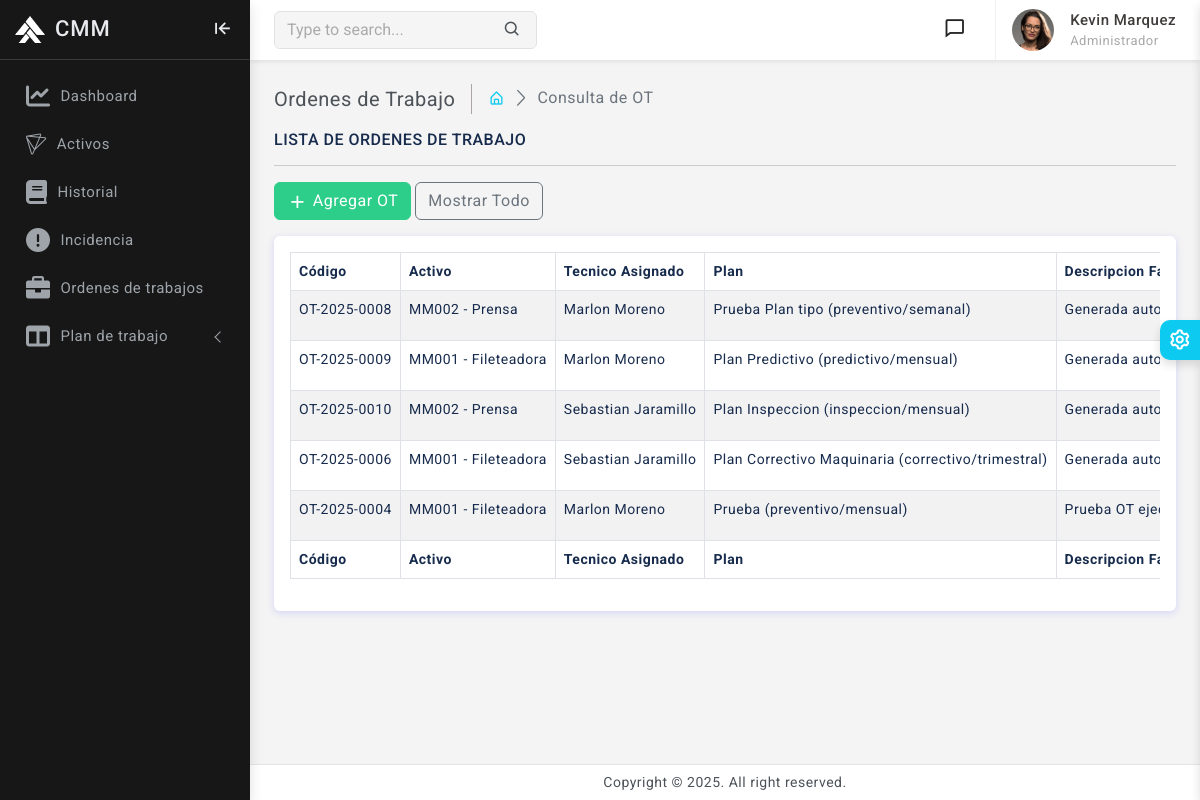
The app's page /ordenes/ (signed in) with its own data.
### usuarios/models.py (models this page shows, shortened)
class PerfilUsuario(models.Model):
    usuario     = models.OneToOneField(Usuario, on_delete=models.CASCADE)
    nombre      = models.CharField(max_length=50)
    apellido    = models.CharField(max_length=50)
    documento   = models.IntegerField(unique=True)
    telefono    = models.IntegerField(unique=True)
    cargo       = models.ForeignKey(Cargo, on_delete=models.CASCADE, related_name="Cargo")
    def full_name(self):
        return f'{self.nombre} {self.apellido}'

class Cargo(models.Model):
    CARGO_CHOICES = [
        ('Administrador', 'Administrador'),
        ('Supervisor', 'Supervisor'),
        ('Tecnico', 'Tecnico'),
        ('Operario', 'Operario'),
    ]
    cargo  = models.CharField(max_length=50, choices=CARGO_CHOICES, default='Operario')
    def __str__(self):
        return self.cargo

class Usuario(AbstractBaseUser, PermissionsMixin):
    username                = models.CharField(max_length=50, unique=True)
    email                   = models.EmailField(max_length=100, unique=True)
    date_joined             = models.DateTimeField(auto_now_add=True)
    last_login              = models.DateTimeField(auto_now_add=True)
    is_staff                = models.BooleanField(default=False)
    is_active               = models.BooleanField(default=False)
    is_superuser            = models.BooleanField(default=False)
    USERNAME_FIELD = 'username'
    REQUIRED_FIELDS = ['email']
    objects = MyAccountManager()
    def __str__(self):
        return self.username

### orden_trabajo/models.py (models this page shows, shortened)
class OrdenTrabajo(models.Model):
    OT_ESTADO_CHOICES = [
        ('abierta', 'Abierta'),
        ('en_ejecucion', 'En ejecución'),
        ('cerrada', 'Cerrada'),
        ('bloqueada', 'Bloqueada'),
    ]
    codigo = models.CharField(max_length=50, unique=True)
    activo = models.ForeignKey(Activo, on_delete=models.PROTECT, related_name='activo_ordenes')
    plan = models.ForeignKey(PlanGestion, on_delete=models.SET_NULL, null=True, blank=True, related_name='plan_ordenes')
    fecha_inicio = models.DateField(default=timezone.now, blank=False)
    fecha_fin = models.DateField(null=True, blank=True)
    tiempo_intervencion = models.DurationField(null=True, blank=True)
    OT_estado = models.CharField(max_length=15, choices=OT_ESTADO_CHOICES, default='abierta', db_index=True)
    descripcion_falla = models.TextField(max_length=200, blank=False, null=False)
    acciones = models.TextField(blank=True)
    recursos_usados = models.TextField(blank=True)  # materiales/herramientas/horas
    usuario = models.ForeignKey( # Usuario que crea la OT
        settings.AUTH_USER_MODEL,
        on_delete=models.SET_NULL,
        null=True,
        blank=True,
        related_name='ordenes_creadas'
    )
    tecnico_asignado = models.ForeignKey(# Técnico asignado para ejecutar la reparación
        settings.AUTH_USER_MODEL,
        on_delete=models.SET_NULL,
        null=True,
        blank=True,
        related_name='ordenes_asignadas'
    )
    encuesta = models.BooleanField(default=False)
    class Meta:
        verbose_name = 'Orden de trabajo'
        verbose_name_plural = 'Órdenes de trabajo'
        ordering = ['-fecha_inicio']
        indexes = [
            models.Index(fields=['OT_estado']),
            models.Index(fields=['activo', 'OT_estado']),
            models.Index(fields=['plan']),
        ]
        constraints = [
            models.CheckConstraint(
                check=models.Q(fecha_fin__gte=models.F('fecha_inicio')) | models.Q(fecha_fin__isnull=True), name='ck_wo_end_after_start'
            ),
        ]
    def __str__(self):
        return f'{self.codigo}'

### activos/models.py (models this page shows, shortened)
class Activo(models.Model):
    ESTADOS_OPERATIVOS_CHOICES = [
        ('operativo', 'Operativo'),
        ('inoperativo', 'Inoperativo'),
        ('mantenimiento', 'En mantenimiento'),
        ('retirado', 'Retirado'),
    ]
    TIPOS_CHOICES = [
        ('M/CNCC', 'Maquinaria de Mecanizado CNC y Convencional'),
        ('M/CE', 'Maquinaria de Conformado y Estampado'),
        ('E/SCT', 'Equipo de Soldadura y Corte Térmico'),
        ('E/ASS', 'Equipos Auxiliares y Sistemas de Soporte'),
        ('E/IMC', 'Equipos de Izaje y Movimiento de Carga'),
        ('E/MP', 'Herramientas y Equipos de Medición/Prueba'),
        ('I/ES', 'Instalaciones Eléctricas y Servicios'),
    ]
    codigo = models.CharField(max_length=50, unique=True, db_index=True)
    nombre = models.CharField(max_length=120)
    tipo = models.CharField(max_length=20, choices=TIPOS_CHOICES, db_index=True)
    ubicacion = models.CharField(max_length=120, db_index=True)
    estado_operativo = models.CharField(max_length=20, choices=ESTADOS_OPERATIVOS_CHOICES, default='operativo', db_index=True)
    fecha_registro = models.DateTimeField(auto_now_add=True)
    class Meta:
        verbose_name = 'Activo'
        verbose_name_plural = 'Activos'
        indexes = [
            models.Index(fields=['tipo']),
            models.Index(fields=['ubicacion']),
            models.Index(fields=['estado_operativo']),
        ]
        constraints = [
            models.UniqueConstraint(fields=['codigo'], name='uq_activo_codigo'),
        ]
    def __str__(self):
        return f'{self.codigo} - {self.nombre}'

### plan_gestion/models.py (models this page shows)
class PlanGestion(models.Model):
    PLAN_TIPO_CHOICES = [
        ('preventivo', 'Preventivo'),
        ('predictivo', 'Predictivo'),
        ('correctivo', 'Correctivo'),
        ('inspeccion', 'Inspección'),
    ]
    FRECUENCIA_CHOICES = [
        ('diaria', 'Diaria'),
        ('semanal', 'Semanal'),
        ('mensual', 'Mensual'),
        ('trimestral', 'Trimestral'),
        ('semestral', 'Semestral'),
        ('anual', 'Anual'),
        ('ciclos', 'Por ciclos/uso'),
    ]
    PLAN_ESTADO_CHOICES = [
        ('habilitado', 'Habilitado'),
        ('deshabilitado', 'Deshabilitado'),
    ]
    activo = models.ForeignKey(Activo, on_delete=models.CASCADE, related_name="planes_activos")
    plan_nombre = models.CharField(max_length=120, unique=True, db_index=True)
    frecuencia = models.CharField(max_length=20, choices=FRECUENCIA_CHOICES, db_index=True)
    plan_tipo = models.CharField(max_length=20, choices=PLAN_TIPO_CHOICES, db_index=True)
    descripcion = models.TextField(blank=True)
    estado = models.CharField(max_length=20, choices=PLAN_ESTADO_CHOICES, default="habilitado")
    class Meta:
        verbose_name = 'Plan de gestión'
        verbose_name_plural = 'Planes de gestión'
        indexes = [
            models.Index(fields=['plan_tipo']),
            models.Index(fields=['frecuencia']),
        ]
    def __str__(self):
        return f'{self.plan_nombre} ({self.plan_tipo}/{self.frecuencia})'

### orden_trabajo/views.py (the view)
# urls.py: path('ordenes/', include('orden_trabajo.urls')),
@login_required(login_url = 'login')
def orden_trabajo(request):
    filtro = request.GET.get('filtro', 'activos')
    if filtro == 'activos':
        ordenes = OrdenTrabajo.objects.filter(OT_estado__in=['abierta', 'en_ejecucion'])
    else:
        ordenes = OrdenTrabajo.objects.all()
    context = {
        'ordenes': ordenes,
        'filtro': filtro,
    }
    return render(request, 'orden_trabajo/orden_trabajo.html', context)

### templates/orden_trabajo/orden_trabajo.html (shortened to what this page needs)
{% extends 'base.html' %}
{% load static %}
{% block content %}
    <div class="page-wrapper">
        <div class="page-content">
            <div class="page-breadcrumb d-none d-sm-flex align-items-center mb-3">
                <div class="breadcrumb-title pe-3">Ordenes de Trabajo</div>
                <div class="ps-3">
                    <nav aria-label="breadcrumb">
                        <ol class="breadcrumb mb-0 p-0">
                            <li class="breadcrumb-item"><a href="{% url 'home' %}"><i class="bx bx-home-alt text-info"></i></a></li>
                            <li class="breadcrumb-item active" aria-current="page">Consulta de OT</li>
                        </ol>
                    </nav>
                </div>
            </div>
            <h6 class="mb-0 text-uppercase">Lista de Ordenes de Trabajo</h6>
            <hr />
            <div class="mb-3">
                <a href="{% url 'agregar_orden_trabajo' %}" class="btn btn-success">
                    <i class="bx bx-plus"></i> Agregar OT
                </a>
                {% if filtro == 'activos' %}
                    <a href="?filtro=all" class="btn btn-outline-secondary">
                        Mostrar Todo
                    </a>
                {% else %}
                    <a href="?filtro=activos" class="btn btn-outline-info">
                        Ocultar Ordenes Cerradas/Bloqueadas
                    </a>
                {% endif %}
            </div>
            <div class="card">
                <div class="card-body">
                    <div class="table-responsive">
                        <table class="table table-striped table-bordered">
                            <thead>
                                <tr>
                                    <th>Código</th>
                                    <th>Activo</th>
                                    <th>Tecnico Asignado</th>
                                    <th>Plan</th>
                                    <th>Descripcion Falla</th>
                                </tr>
                            </thead>
                            <tbody>
                                {% if ordenes  %}
                                    {% for ot in ordenes %}
                                    <tr>
                                        <td>{{ ot.codigo }}</td>
                                        <td>{{ ot.activo }}</td>
                                        <td>{{ ot.tecnico_asignado }}</td>
                                        <td>{{ ot.plan }}</td>
                                        <td>{{ ot.descripcion_falla }}</td>
                                    </tr>
                                    {% endfor %}
                                {% endif %}
                            </tbody>
                            <tfoot>
                                <tr>
                                    <th>Código</th>
                                    <th>Activo</th>
                                    <th>Tecnico Asignado</th>
                                    <th>Plan</th>
                                    <th>Descripcion Falla</th>
                                </tr>
                            </tfoot>
                        </table>
                    </div>
                </div>
            </div>
        </div>
    </div>
{% endblock %}

### templates/includes/navbar.html (shortened to what this page needs)
{% load static %}
<header>
    <div class="topbar d-flex align-items-center">
        <nav class="navbar navbar-expand">
            <div class="search-bar flex-grow-1">
                <div class="position-relative search-bar-box">
                    <input type="text" class="form-control search-control" placeholder="Type to search..."> <span
                        class="position-absolute top-50 search-show translate-middle-y"><i
                            class='bx bx-search'></i></span>
                </div>
            </div>
            <div class="top-menu ms-auto">
                <ul class="navbar-nav align-items-center">
                    <li class="nav-item dropdown dropdown-large">
                        <a class="nav-link dropdown-toggle dropdown-toggle-nocaret position-relative" href="#"
                            role="button" data-bs-toggle="dropdown" aria-expanded="false">
                            <i class='bx bx-comment'></i>
                        </a>
                    </li>
                </ul>
            </div>
            <div class="user-box dropdown">
                <a class="d-flex align-items-center nav-link dropdown-toggle dropdown-toggle-nocaret" href="#"
                    role="button" data-bs-toggle="dropdown" aria-expanded="false">
                    <img src="{% static 'images/avatars/avatar-2.png' %}" class="user-img" alt="user avatar">
                    <div class="user-info ps-3">
                        <p class="user-name mb-0"> {{perfil.full_name}} </p>
                        <p class="designattion mb-0">{{perfil.cargo}}</p>
                    </div>
                </a>
            </div>
        </nav>
    </div>
</header>

### CMM/static/css/app.css (style rules this page uses)
body { font-size: 14px; color: #4c5258; letter-spacing: .5px; background-color: #f4f4f4; overflow-x: hidden; font-family: Roboto, sans-serif }
a { text-decoration: none }
.topbar { position: fixed; top: 0; left: 250px; right: 0; height: 60px; background: #fff; border-bottom: 1px solid rgb(228 228 228 / 0%); z-index: 10; box-shadow: 0 .125rem .25rem rgba(0, 0, 0, .075)!important }
.topbar .navbar { width: 100%; height: 60px; padding-left: 1.5rem; padding-right: 1.5rem; }
.page-wrapper { height: 100%; margin-top: 60px; margin-bottom: 30px; margin-left: 250px }
.page-content { padding: 1.5rem 1.5rem 0.7rem 1.5rem }
.breadcrumb-title { font-size: 20px; border-right: 1.5px solid #aaa4a4 }
.page-breadcrumb .breadcrumb li.breadcrumb-item { font-size: 16px }
.page-breadcrumb .breadcrumb-item+.breadcrumb-item::before { display: inline-block; padding-right: .5rem; color: #6c757d; font-family: LineIcons; content: "\ea5c" }
.btn i { vertical-align: middle; font-size: 1.3rem; margin-top: -1em; margin-bottom: -1em; }
input::placeholder { color: #000!important; opacity: .3!important }
.search-bar-box { width: 40% }
.search-control { background-color: #f6f5f5; border: 1px solid #e1e1e1; padding-right: 2.5rem }
.search-show { font-size: 18px; right: 15px }
.topbar .navbar .navbar-nav .nav-link { padding-right: .8rem; padding-left: .8rem; color: #252323; font-size: 22px }
.dropdown-toggle-nocaret:after { display: none }
.user-img { width: 42px; height: 42px; border-radius: 50%; border: 0 solid #e5e5e5; padding: 0; margin-left: 1rem; }
.user-info .user-name { font-size: 15px; font-weight: 500; color: #413c3c }
.user-info .designattion { font-size: 13px; color: #a9a8a8 }
.user-box { display: flex; align-items: center; height: 60px; border-left: 1px solid #f0f0f0; margin-left: 1rem }
.dropdown-large { position: relative }

### records on screen
PerfilUsuario: full_name "Kevin Marquez", cargo "Administrador"
OrdenTrabajo: codigo "OT-2025-0008", activo "MM002 - Prensa", tecnico_asignado "Marlon Moreno", plan "Prueba Plan tipo (preventivo/semanal)", descripcion_falla "Generada…"
OrdenTrabajo: codigo "OT-2025-0009", activo "MM001 - Fileteadora", tecnico_asignado "Marlon Moreno", plan "Plan Predictivo (predictivo/mensual)", descripcion_falla "Generada…"
OrdenTrabajo: codigo "OT-2025-0010", activo "MM002 - Prensa", tecnico_asignado "Sebastian Jaramillo", plan "Plan Inspeccion (inspeccion/mensual)", descripcion_falla "Generada…"
OrdenTrabajo: codigo "OT-2025-0006", activo "MM001 - Fileteadora", tecnico_asignado "Sebastian Jaramillo", plan "Plan Correctivo Maquinaria (correctivo/trimestral)", descripcion_falla "Generada…"
OrdenTrabajo: codigo "OT-2025-0004", activo "MM001 - Fileteadora", tecnico_asignado "Marlon Moreno", plan "Prueba (preventivo/mensual)", descripcion_falla "Prueba OT…"
